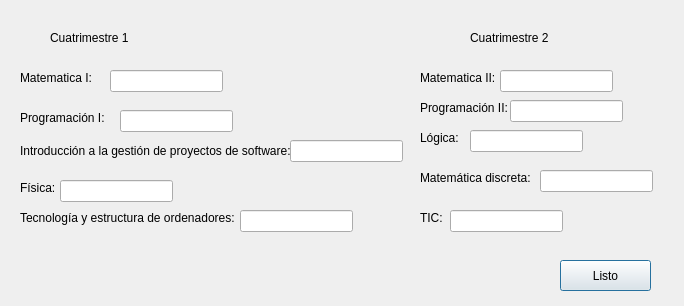
<?xml version="1.0" encoding="UTF-8"?>
<ui version="4.0">
 <class>Dialog</class>
 <widget class="QDialog" name="Dialog">
  <property name="geometry">
   <rect>
    <x>0</x>
    <y>0</y>
    <width>684</width>
    <height>306</height>
   </rect>
  </property>
  <property name="windowTitle">
   <string>Dialog</string>
  </property>
  <property name="autoFillBackground">
   <bool>true</bool>
  </property>
  <widget class="QLabel" name="label">
   <property name="geometry">
    <rect>
     <x>50</x>
     <y>30</y>
     <width>91</width>
     <height>16</height>
    </rect>
   </property>
   <property name="text">
    <string>Cuatrimestre 1</string>
   </property>
  </widget>
  <widget class="QLabel" name="label_2">
   <property name="geometry">
    <rect>
     <x>470</x>
     <y>30</y>
     <width>91</width>
     <height>16</height>
    </rect>
   </property>
   <property name="text">
    <string>Cuatrimestre 2</string>
   </property>
  </widget>
  <widget class="QLabel" name="label_3">
   <property name="geometry">
    <rect>
     <x>20</x>
     <y>70</y>
     <width>81</width>
     <height>16</height>
    </rect>
   </property>
   <property name="text">
    <string>Matematica I:</string>
   </property>
  </widget>
  <widget class="QLabel" name="label_4">
   <property name="geometry">
    <rect>
     <x>20</x>
     <y>110</y>
     <width>101</width>
     <height>16</height>
    </rect>
   </property>
   <property name="text">
    <string>Programación I:</string>
   </property>
  </widget>
  <widget class="QLabel" name="label_5">
   <property name="geometry">
    <rect>
     <x>20</x>
     <y>130</y>
     <width>281</width>
     <height>41</height>
    </rect>
   </property>
   <property name="text">
    <string>Introducción a la gestión de proyectos de software:</string>
   </property>
  </widget>
  <widget class="QLabel" name="label_6">
   <property name="geometry">
    <rect>
     <x>20</x>
     <y>180</y>
     <width>49</width>
     <height>16</height>
    </rect>
   </property>
   <property name="text">
    <string>Física:</string>
   </property>
  </widget>
  <widget class="QLabel" name="label_7">
   <property name="geometry">
    <rect>
     <x>20</x>
     <y>210</y>
     <width>221</width>
     <height>16</height>
    </rect>
   </property>
   <property name="text">
    <string>Tecnología y estructura de ordenadores:</string>
   </property>
  </widget>
  <widget class="QLabel" name="label_8">
   <property name="geometry">
    <rect>
     <x>420</x>
     <y>70</y>
     <width>81</width>
     <height>16</height>
    </rect>
   </property>
   <property name="text">
    <string>Matematica II:</string>
   </property>
  </widget>
  <widget class="QLabel" name="label_9">
   <property name="geometry">
    <rect>
     <x>420</x>
     <y>100</y>
     <width>101</width>
     <height>16</height>
    </rect>
   </property>
   <property name="text">
    <string>Programación II:</string>
   </property>
  </widget>
  <widget class="QLabel" name="label_10">
   <property name="geometry">
    <rect>
     <x>420</x>
     <y>130</y>
     <width>49</width>
     <height>16</height>
    </rect>
   </property>
   <property name="text">
    <string>Lógica:</string>
   </property>
  </widget>
  <widget class="QLabel" name="label_11">
   <property name="geometry">
    <rect>
     <x>420</x>
     <y>170</y>
     <width>131</width>
     <height>16</height>
    </rect>
   </property>
   <property name="text">
    <string>Matemática discreta:</string>
   </property>
  </widget>
  <widget class="QLabel" name="label_12">
   <property name="geometry">
    <rect>
     <x>420</x>
     <y>210</y>
     <width>49</width>
     <height>16</height>
    </rect>
   </property>
   <property name="text">
    <string>TIC:</string>
   </property>
  </widget>
  <widget class="QPushButton" name="pushButton">
   <property name="geometry">
    <rect>
     <x>560</x>
     <y>260</y>
     <width>91</width>
     <height>31</height>
    </rect>
   </property>
   <property name="text">
    <string>Listo</string>
   </property>
  </widget>
  <widget class="QLineEdit" name="matematicaI">
   <property name="geometry">
    <rect>
     <x>110</x>
     <y>70</y>
     <width>113</width>
     <height>22</height>
    </rect>
   </property>
  </widget>
  <widget class="QLineEdit" name="programacion1">
   <property name="geometry">
    <rect>
     <x>120</x>
     <y>110</y>
     <width>113</width>
     <height>22</height>
    </rect>
   </property>
  </widget>
  <widget class="QLineEdit" name="introduccion">
   <property name="geometry">
    <rect>
     <x>290</x>
     <y>140</y>
     <width>113</width>
     <height>22</height>
    </rect>
   </property>
  </widget>
  <widget class="QLineEdit" name="fisica">
   <property name="geometry">
    <rect>
     <x>60</x>
     <y>180</y>
     <width>113</width>
     <height>22</height>
    </rect>
   </property>
  </widget>
  <widget class="QLineEdit" name="tecnologia">
   <property name="geometry">
    <rect>
     <x>240</x>
     <y>210</y>
     <width>113</width>
     <height>22</height>
    </rect>
   </property>
  </widget>
  <widget class="QLineEdit" name="matematicaII">
   <property name="geometry">
    <rect>
     <x>500</x>
     <y>70</y>
     <width>113</width>
     <height>22</height>
    </rect>
   </property>
   <property name="text">
    <string/>
   </property>
  </widget>
  <widget class="QLineEdit" name="programacion2">
   <property name="geometry">
    <rect>
     <x>510</x>
     <y>100</y>
     <width>113</width>
     <height>22</height>
    </rect>
   </property>
  </widget>
  <widget class="QLineEdit" name="logica">
   <property name="geometry">
    <rect>
     <x>470</x>
     <y>130</y>
     <width>113</width>
     <height>22</height>
    </rect>
   </property>
  </widget>
  <widget class="QLineEdit" name="matematicadiscreta">
   <property name="geometry">
    <rect>
     <x>540</x>
     <y>170</y>
     <width>113</width>
     <height>22</height>
    </rect>
   </property>
  </widget>
  <widget class="QLineEdit" name="tic">
   <property name="geometry">
    <rect>
     <x>450</x>
     <y>210</y>
     <width>113</width>
     <height>22</height>
    </rect>
   </property>
  </widget>
 </widget>
 <resources/>
 <connections>
  <connection>
   <sender>pushButton</sender>
   <signal>clicked()</signal>
   <receiver>Dialog</receiver>
   <slot>accept()</slot>
   <hints>
    <hint type="sourcelabel">
     <x>599</x>
     <y>279</y>
    </hint>
    <hint type="destinationlabel">
     <x>512</x>
     <y>273</y>
    </hint>
   </hints>
  </connection>
 </connections>
</ui>
